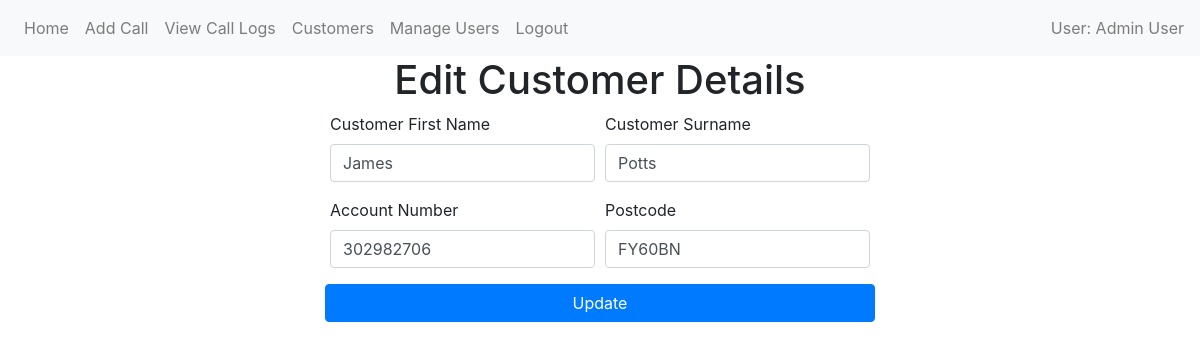
The page /edit-customer/1 (signed in) on the database as committed earlier.
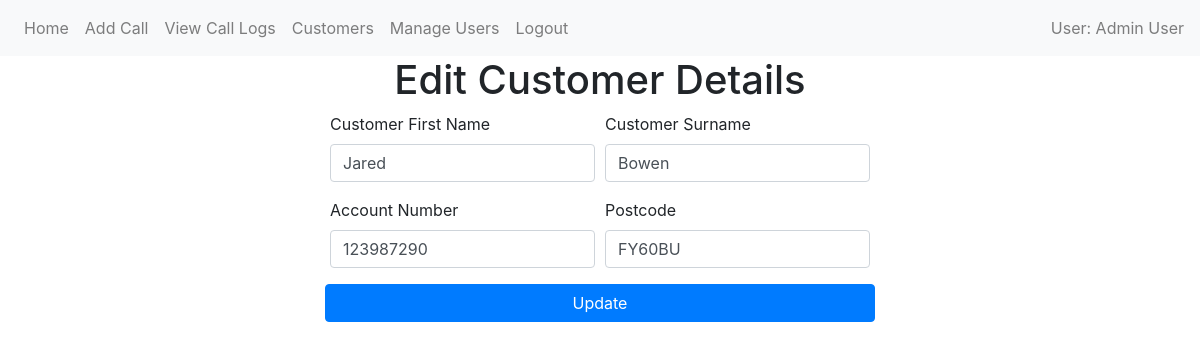
The same page on the database as committed later.
### website/models/user.py (models this page shows)
class User(db.Model, UserMixin):
    id = db.Column(db.Integer, primary_key=True)
    email = db.Column(db.String(150), unique=True)
    password = db.Column(db.String(20))
    first_name = db.Column(db.String(50))
    last_name = db.Column(db.String(50), nullable=False)
    is_admin = db.Column(db.Boolean, default=False)
    calls_handled = db.relationship('Call', back_populates='user')

### website/models/customer.py (models this page shows)
class Customer(db.Model):
    id = db.Column(db.Integer, primary_key=True)
    first_name = db.Column(db.String(100))
    last_name = db.Column(db.String(50))
    account_number = db.Column(db.Integer, unique=True)
    postcode = db.Column(db.String(8))
    calls = relationship('Call', back_populates='customer')

### website/views/customers/edit.py (the view, shortened to what this page needs)
@views.route('/edit-customer/<int:id>', methods=['GET', 'POST'])
@login_required
def edit_customer(id):
    customer_to_edit = Customer.query.get_or_404(id)
    return render_template('customers/edit.html', customer_to_edit=customer_to_edit, user=current_user)

### website/__init__.py (called while the page is built)
def create_app():
    app = Flask(__name__)
    app.config['SECRET_KEY'] = 'hjshjhdjah kjshkjdhjs'
    app.config['SQLALCHEMY_DATABASE_URI'] = f'sqlite:///{DB_NAME}'
    db.init_app(app)
    migrate.init_app(app, db)
    from website.models import User, Call, Customer  #Importing all models
    login_manager = LoginManager()
    login_manager.login_view = 'auth.login'
    login_manager.init_app(app)
    from .views import views
    from .views.auth import auth
    from .views.admin.manage_users import admin
    app.register_blueprint(views, url_prefix='/')
    app.register_blueprint(auth, url_prefix='/')
    app.register_blueprint(admin, url_prefix='/')
    from flask_login import current_user
    @app.context_processor
    def inject_user():
        return dict(user=current_user)
    @login_manager.user_loader
    def load_user(id):
        return User.query.get(int(id))
    return app

### website/templates/customers/edit.html (shortened to what this page needs)
{% extends "shared/base.html" %} {% block title %}Edit Customer{% endblock %} {%
block content %}
<h1 align="center">Edit Customer Details</h1>
<div class="container d-flex justify-content-center align-items-center">
  <form method="POST" class="w-50">
    <div class="form-row">
      <div class="form-group col-md-6">
        <label for="customer_first_name">Customer First Name</label>
        <input
          type="text"
          class="form-control"
          id="customer_first_name"
          name="customer_first_name"
          value="{{ customer_to_edit.first_name | title  }}"
          required
        />
      </div>
      <div class="form-group col-md-6">
        <label for="customer_last_name">Customer Surname</label>
        <input
          type="text"
          class="form-control"
          id="customer_last_name"
          name="customer_last_name"
          value="{{ customer_to_edit.last_name | title  }}"
          required
        />
      </div>
    </div>
    <div class="form-row">
      <div class="form-group col-md-6">
        <label for="account_number">Account Number</label>
        <input
          type="number"
          class="form-control"
          id="account_number"
          name="account_number"
          value="{{ customer_to_edit.account_number }}"
        />
      </div>
      <div class="form-group col-md-6">
        <label for="postcode">Postcode</label>
        <input
          type="text"
          class="form-control"
          id="postcode"
          name="postcode"
          value="{{ customer_to_edit.postcode | upper }}"
          required
        />
      </div>
    </div>
    <div class="form-row">
      <button type="submit" class="btn btn-primary w-100">Update</button>
    </div>
  </form>
  {% endblock %}

### website/templates/shared/base.html (shortened to what this page needs)
<!DOCTYPE html>
<html>
  <head>
    <link
      rel="stylesheet"
      href="https://stackpath.bootstrapcdn.com/bootstrap/4.4.1/css/bootstrap.min.css"
    />
    <link
      rel="stylesheet"
      href="https://cdn.jsdelivr.net/npm/bootstrap-icons@1.3.0/font/bootstrap-icons.css"
    />
  </head>
  <body>
    <nav class="navbar navbar-expand-lg navbar-light bg-light">
      <div class="collapse navbar-collapse" id="navbar">
        <div class="navbar-nav">
          {% if user.is_authenticated %}
          <a class="nav-item nav-link" id="home" href="/">Home</a>
          <a class="nav-item nav-link" id="Call" href="/add-call">Add Call</a>
          <a class="nav-item nav-link" id="view_call_log" href="/calls"
            >View Call Logs</a
          >
          <a class="nav-item nav-link" id="customers" href="/customers"
            >Customers</a
          >
          {% if user.is_admin %}
          <a class="nav-item nav-link" id="admin" href="/users">Manage Users</a>
          {% endif %}
          <a class="nav-item nav-link" id="logout" href="/logout">Logout</a>
          {% else %}
          <a class="nav-item nav-link" id="login" href="/login">Login</a>
          <a class="nav-item nav-link" id="register" href="/register"
            >Register</a
          >
          {% endif %}
        </div>
        {% if user.is_authenticated %}
        <span class="navbar-text ml-auto"
          >User: {{ user.first_name | title }} {{ user.last_name | title}}</span
        >
        {% endif %}
      </div>
    </nav>
    <div class="container">{% block content %} {% endblock %}</div>
  </body>
</html>

### website/templates/shared/base.html (style rules this page uses)
input[type="number"] { appearance: textfield; }

Rows that differ between the two databases and show on the page:
changed Customer: customer_first_name "James" → "Jared"; customer_last_name "Potts" → "Bowen"; account_number "302982706" → "123987290"; postcode "FY60BN" → "FY60BU"
